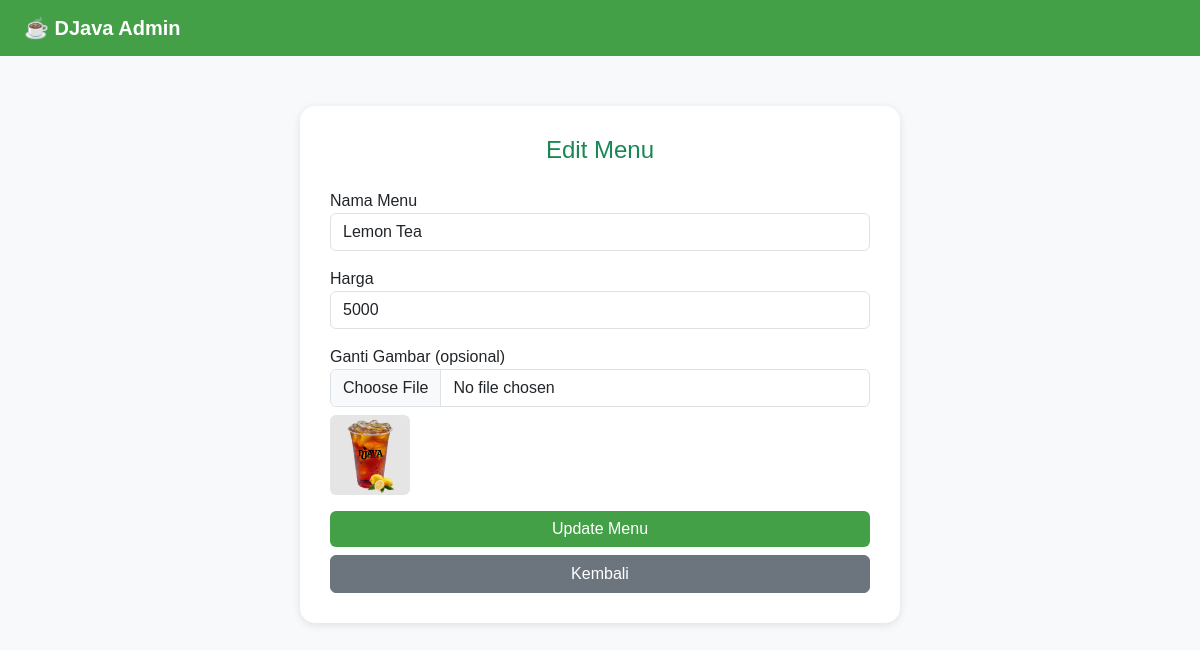
Screenshot of /admin/edit-menu.php?id=3 (signed in) with the database file from the repository.
### tables this page shows
CREATE TABLE menu (
  id INT AUTO_INCREMENT PRIMARY KEY,
  name VARCHAR(100),
  price INT,
  image VARCHAR(255)
);

### admin/edit-menu.php (the view, shortened to what this page needs)
<?php
include '../backend/db.php';
$id = $_GET['id'];
$result = $conn->query("SELECT * FROM menu WHERE id=$id");
$menu = $result->fetch_assoc();
?>
<!DOCTYPE html>
<html lang="id">
<head>
  <link href="https://cdn.jsdelivr.net/npm/bootstrap@5.3.2/dist/css/bootstrap.min.css" rel="stylesheet">
</head>
<body>
<nav class="navbar navbar-dark">
  <div class="container-fluid px-4">
    <a class="navbar-brand" href="dashboard.php">☕ DJava Admin</a>
  </div>
</nav>
<div class="form-box">
  <h4 class="text-center mb-4 text-success">Edit Menu</h4>
  <form method="POST" enctype="multipart/form-data">
    <div class="mb-3">
      <label>Nama Menu</label>
      <input type="text" name="name" value="<?= $menu['name'] ?>" class="form-control" required>
    </div>
    <div class="mb-3">
      <label>Harga</label>
      <input type="number" name="price" value="<?= $menu['price'] ?>" class="form-control" required>
    </div>
    <div class="mb-3">
      <label>Ganti Gambar (opsional)</label>
      <input type="file" name="image" class="form-control">
      <img src="../images/menu/<?= $menu['image'] ?>" width="80" class="mt-2 rounded">
    </div>
    <button type="submit" class="btn btn-success w-100">Update Menu</button>
    <a href="dashboard.php" class="btn btn-secondary w-100 mt-2">Kembali</a>
  </form>
</div>
</body>
</html>

### admin/edit-menu.php (style rules this page uses)
body { background: #f8f9fa; font-family: 'Poppins', sans-serif; }
.navbar { background: #43a047; }
.navbar-brand { color: #fff !important; font-weight: bold; }
.form-box { background: #fff; padding: 30px; border-radius: 15px; box-shadow: 0 2px 8px rgba(0,0,0,0.1); max-width: 600px; margin: 50px auto; }
.btn-success { background: #43a047; border: none; }

### rows the page displays
menu: name "Lemon Tea", price "5000", image (picture)
